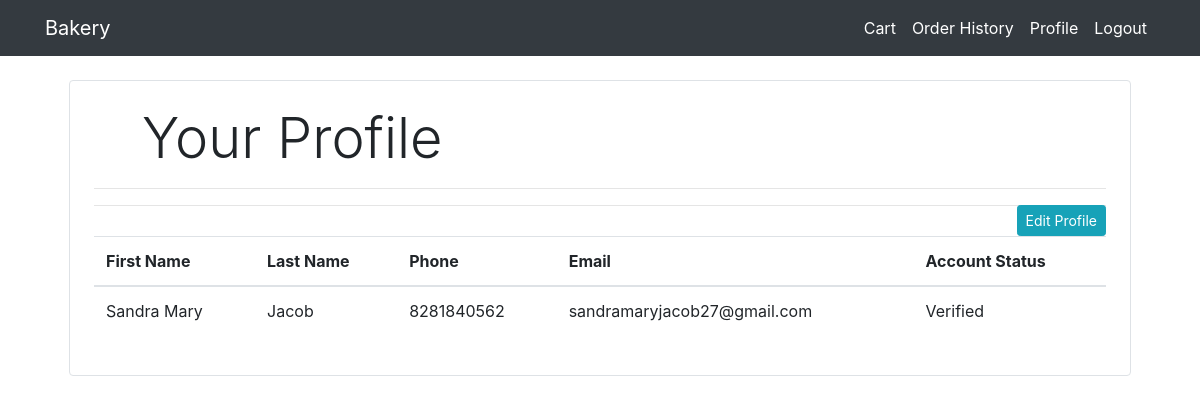
/profile/ (signed in), run on the app's committed database.
### Bakery/models.py (models this page shows, shortened)
class Customer(models.Model):
    first_name = models.CharField(max_length=50,null=True)
    last_name = models.CharField(max_length=50,null=True)
    phone = models.CharField(max_length=10,null=True)
    email = models.EmailField()
    password = models.CharField(max_length=500)
    token = models.CharField(max_length=6, null=True)
    verified = models.BooleanField(default=False)
    @staticmethod
    def get_by_email(email):
        try:
            return Customer.objects.get(email=email)
        except:
            return False

### Bakery/Views/views.py (the view)
# urls.py: path('profile/', views.profile.as_view(), name='Bakery-profile'),
class profile(View):
	def get(self,request):
		customeremail=request.session.get('customer_email')
		customer=Customer.get_by_email(customeremail)
		return render(request, 'Bakery/profile.html', {'customer':customer})

### templates/Bakery/profile.html (shortened to what this page needs)
{%extends 'Partials/base.html'%}
{% block content %}
<div class="container">
   <div class="border rounded p-4 m-4">
        <p class="display-4 pl-4 ml-4">Your Profile</p>
        <hr>
        <table class="table">
            <thead>
                <thead>
                    <a class="btn btn-info btn-sm float-right" href="{% url 'Bakery-editprofile' %}">Edit Profile</a>
                    <hr>
                 </thead>
                <tr>
                    <th>First Name</th>
                    <th>Last Name</th>
                    <th>Phone</th>
                    <th>Email</th>
                    <th>Account Status</th>
                </tr>
            </thead>
            <tbody>
                <tr>
                    {% if customer.verified %}
                    <td>{{customer.first_name}}</td>
                    <td>{{customer.last_name}}</td>
                    <td>{{customer.phone}}</td>
                    <td>{{customer.email}}</td>
                    <td color:green;>Verified</td>
                    {%else%}
                    <td>{{customer.first_name}}</td>
                    <td>{{customer.last_name}}</td>
                    <td>{{customer.phone}}</td>
                    <td>{{customer.email}}</td>
                    <td>Not Verified <a class="btn btn-info btn-sm float-right" href="/verify_user">Verify your account</a></td>
                    {%endif%}
                </tr>
            </tbody>
        </table>
   </div>
</div>
{% endblock %}

### data on the page
Customer: first_name "Sandra Mary", last_name "Jacob", phone "8281840562", email "sandramaryjacob27@gmail.com"
